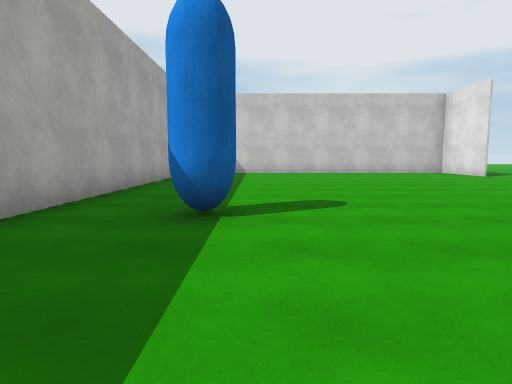
view 1 (above)

12 first-person views from a walk through a scene from a Unity 3-D project. The camera is 1.2 m above the floor, tilts 6° down and sees 75° across. The floor is counted in squares, 2 m on a side. Each view is taken from the middle of a square. On the plan, view 1 faces up. The plan holds only what a view shows up to about 10 squares ahead; the rest is blank. The place goes on beyond the plan. Surface patterns are stand-ins for the level's own textures.

view 2
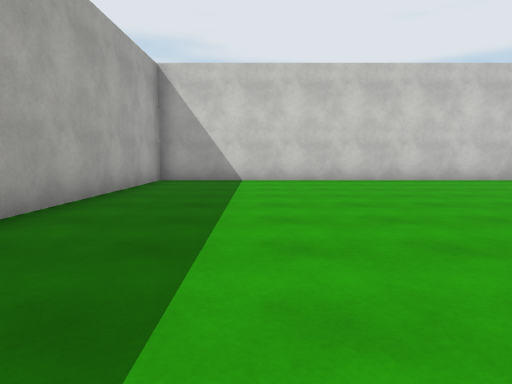

view 3
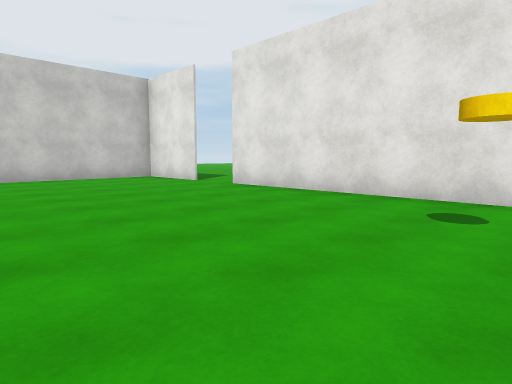

view 4
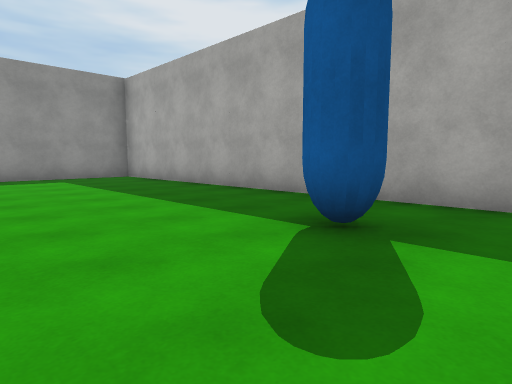

view 5
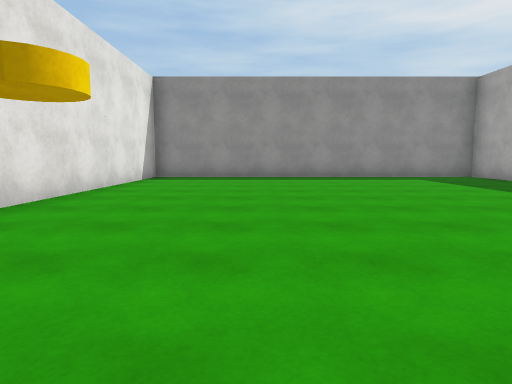

view 6
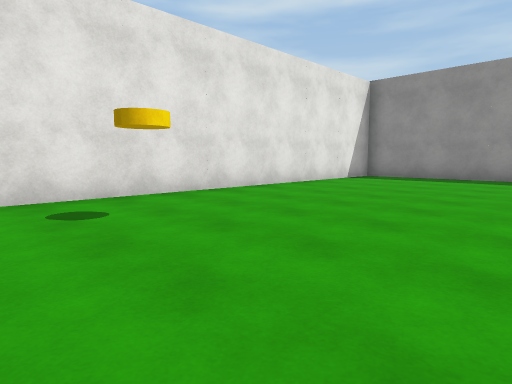

view 7
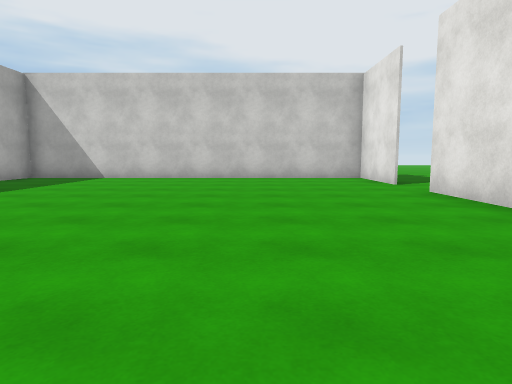

view 8
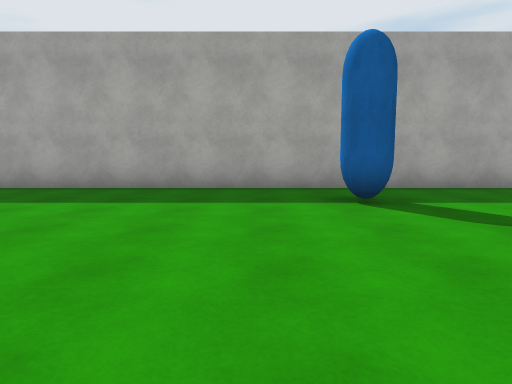

view 9
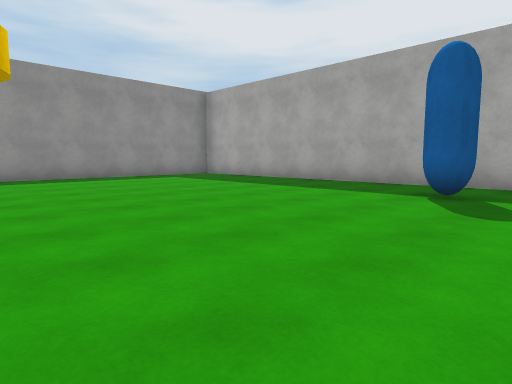

view 10
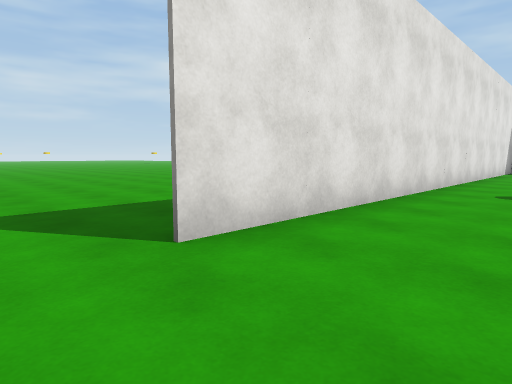

view 11
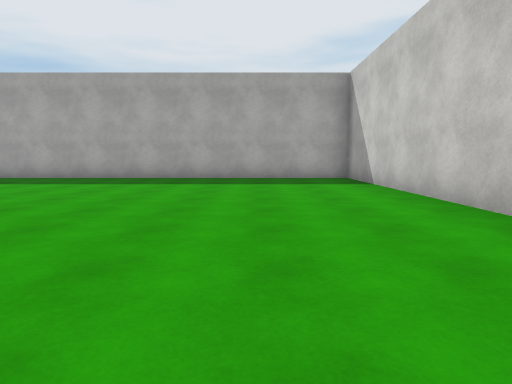

view 12
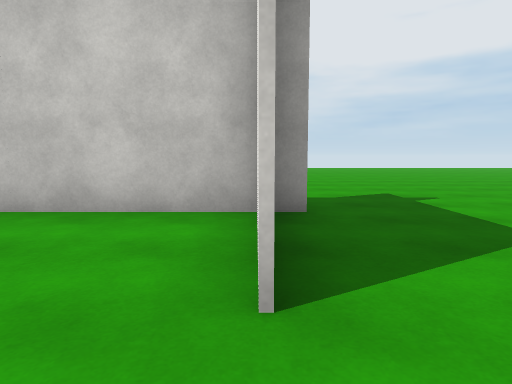

### Floor plan
Key: @ floor where view 1 was taken; # wall or solid block; . floor; O other object.
Columns run from 2 left of view 1 to 16 right of it. Each row starts with its distance up from view 1.
 19            ......
 18            ......
 17           ......
 16           .....
 15           .....
 14           ....
 13 ##########...
 12 #........#...
 11 #........#..
 10 #...........
  9 #.................
  8 #........#.........
  7 #........# ........
  6 #........#   .....
  5 #........#     ..
  4 #O.......#
  3 #........#
  2 #........#
  1 #........#
  0 #.@......#
 -1 #........#
 -2 #........#
 -3 #........#
 -4 #........#
 -5 ##########

Positions as (right, up) in squares from view 1, and headings:
1: (0, 0), facing up
2: (0, 4), facing up
3: (2, 3), facing up-right
4: (2, 5), facing down-left
5: (4, 5), facing down
6: (2, 5), facing down-right
7: (4, 3), facing up
8: (4, 2), facing left
9: (5, 5), facing down-left
10: (5, 10), facing down-right
11: (7, 10), facing left
12: (7, 9), facing up
